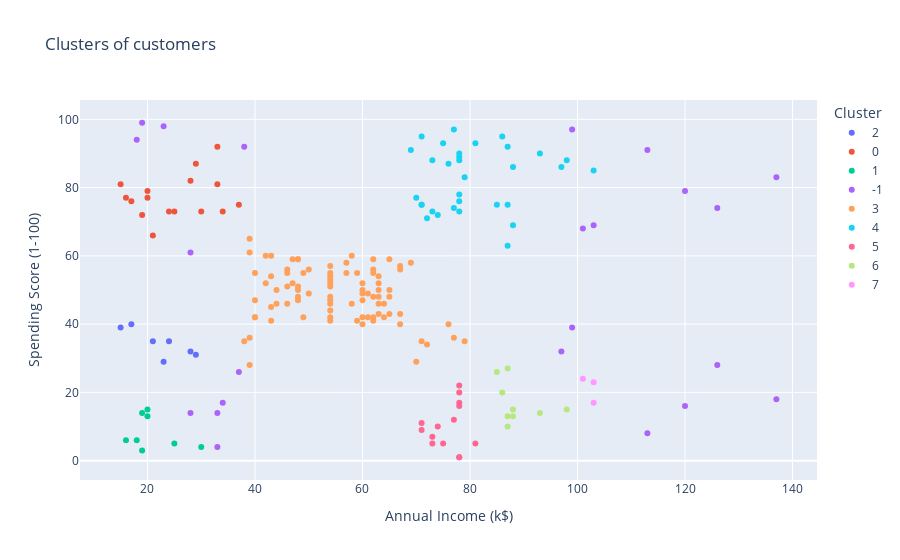

The notebook cell this image was saved under:
### Code cell
dbscan: DBSCAN = DBSCAN(eps=0.3, min_samples=4).fit(X)

df["Cluster"] = dbscan.labels_.astype(str)

fig = px.scatter(
    df, 
    x="Annual Income (k$)", 
    y="Spending Score (1-100)", 
    color="Cluster", 
    title="Clusters of customers"
)
fig.show()

### Figure 1 — Plotly figure (JSON) as saved in the notebook; plotly's stock layout.template omitted (floating-point values rounded to 4 significant figures)
{"data": [{"hovertemplate": "Cluster=2<br>Annual Income (k$)=%{x}<br>Spending Score (1-100)=%{y}<extra></extra>", "legendgroup": "2", "marker": {"color": "#636efa", "symbol": "circle"}, "mode": "markers", "name": "2", "orientation": "v", "showlegend": true, "type": "scatter", "x": [15, 17, 21, 23, 24, 28, 29], "xaxis": "x", "y": [39, 40, 35, 29, 35, 32, 31], "yaxis": "y"}, {"hovertemplate": "Cluster=0<br>Annual Income (k$)=%{x}<br>Spending Score (1-100)=%{y}<extra></extra>", "legendgroup": "0", "marker": {"color": "#EF553B", "symbol": "circle"}, "mode": "markers", "name": "0", "orientation": "v", "showlegend": true, "type": "scatter", "x": [15, 16, 17, 19, 20, 20, 21, 24, 25, 28, 29, 30, 33, 33, 34, 37], "xaxis": "x", "y": [81, 77, 76, 72, 77, 79, 66, 73, 73, 82, 87, 73, 92, 81, 73, 75], "yaxis": "y"}, {"hovertemplate": "Cluster=1<br>Annual Income (k$)=%{x}<br>Spending Score (1-100)=%{y}<extra></extra>", "legendgroup": "1", "marker": {"color": "#00cc96", "symbol": "circle"}, "mode": "markers", "name": "1", "orientation": "v", "showlegend": true, "type": "scatter", "x": [16, 18, 19, 19, 20, 20, 25, 30], "xaxis": "x", "y": [6, 6, 3, 14, 15, 13, 5, 4], "yaxis": "y"}, {"hovertemplate": "Cluster=-1<br>Annual Income (k$)=%{x}<br>Spending Score (1-100)=%{y}<extra></extra>", "legendgroup": "-1", "marker": {"color": "#ab63fa", "symbol": "circle"}, "mode": "markers", "name": "-1", "orientation": "v", "showlegend": true, "type": "scatter", "x": [18, 19, 23, 28, 28, 33, 33, 34, 37, 38, 97, 99, 99, 101, 103, 113, 113, 120, 120, 126, 126, 137, 137], "xaxis": "x", "y": [94, 99, 98, 14, 61, 4, 14, 17, 26, 92, 32, 39, 97, 68, 69, 8, 91, 16, 79, 28, 74, 18, 83], "yaxis": "y"}, {"hovertemplate": "Cluster=3<br>Annual Income (k$)=%{x}<br>Spending Score (1-100)=%{y}<extra></extra>", "legendgroup": "3", "marker": {"color": "#FFA15A", "symbol": "circle"}, "mode": "markers", "name": "3", "orientation": "v", "showlegend": true, "type": "scatter", "x": [38, 39, 39, 39, 39, 40, 40, 40, 40, 42, 42, 43, 43, 43, 43, 44, 44, 46, 46, 46, 46, 47, 47, 48, 48, 48, 48, 48, 48, 49, 49, 50, 50, 54, 54, 54, 54, 54, 54, 54, 54, 54, 54, 54, 54, 57, 57, 58, 58, 59, 59, 60, 60, 60, 60, 60, 60, 61, 61, 62, 62, 62, 62, 62, 62, 63, 63, 63, 63, 63, 63, 64, 64, 65, 65, 65, 65, 67, 67, 67, 67, 69, 70, 71, 72, 76, 77, 79], "xaxis": "x", "y": [35, 36, 61, 28, 65, 55, 47, 42, 42, 52, 60, 54, 60, 45, 41, 50, 46, 51, 46, 56, 55, 52, 59, 51, 59, 50, 48, 59, 47, 55, 42, 49, 56, 47, 54, 53, 48, 52, 42, 51, 55, 41, 44, 57, 46, 58, 55, 60, 46, 55, 41, 49, 40, 42, 52, 47, 50, 42, 49, 41, 48, 59, 55, 56, 42, 50, 46, 43, 48, 52, 54, 42, 46, 48, 50, 43, 59, 43, 57, 56, 40, 58, 29, 35, 34, 40, 36, 35], "yaxis": "y"}, {"hovertemplate": "Cluster=4<br>Annual Income (k$)=%{x}<br>Spending Score (1-100)=%{y}<extra></extra>", "legendgroup": "4", "marker": {"color": "#19d3f3", "symbol": "circle"}, "mode": "markers", "name": "4", "orientation": "v", "showlegend": true, "type": "scatter", "x": [69, 70, 71, 71, 71, 72, 73, 73, 74, 75, 76, 77, 77, 78, 78, 78, 78, 78, 78, 79, 81, 85, 86, 87, 87, 87, 88, 88, 93, 97, 98, 103], "xaxis": "x", "y": [91, 77, 95, 75, 75, 71, 88, 73, 72, 93, 87, 97, 74, 90, 88, 76, 89, 78, 73, 83, 93, 75, 95, 63, 75, 92, 86, 69, 90, 86, 88, 85], "yaxis": "y"}, {"hovertemplate": "Cluster=5<br>Annual Income (k$)=%{x}<br>Spending Score (1-100)=%{y}<extra></extra>", "legendgroup": "5", "marker": {"color": "#FF6692", "symbol": "circle"}, "mode": "markers", "name": "5", "orientation": "v", "showlegend": true, "type": "scatter", "x": [71, 71, 73, 73, 74, 75, 77, 78, 78, 78, 78, 78, 78, 81], "xaxis": "x", "y": [11, 9, 5, 7, 10, 5, 12, 22, 17, 20, 16, 1, 1, 5], "yaxis": "y"}, {"hovertemplate": "Cluster=6<br>Annual Income (k$)=%{x}<br>Spending Score (1-100)=%{y}<extra></extra>", "legendgroup": "6", "marker": {"color": "#B6E880", "symbol": "circle"}, "mode": "markers", "name": "6", "orientation": "v", "showlegend": true, "type": "scatter", "x": [85, 86, 87, 87, 87, 88, 88, 93, 98], "xaxis": "x", "y": [26, 20, 27, 13, 10, 13, 15, 14, 15], "yaxis": "y"}, {"hovertemplate": "Cluster=7<br>Annual Income (k$)=%{x}<br>Spending Score (1-100)=%{y}<extra></extra>", "legendgroup": "7", "marker": {"color": "#FF97FF", "symbol": "circle"}, "mode": "markers", "name": "7", "orientation": "v", "showlegend": true, "type": "scatter", "x": [101, 103, 103], "xaxis": "x", "y": [24, 17, 23], "yaxis": "y"}], "layout": {"legend": {"title": {"text": "Cluster"}, "tracegroupgap": 0}, "title": {"text": "Clusters of customers"}, "xaxis": {"anchor": "y", "domain": [0, 1], "title": {"text": "Annual Income (k$)"}}, "yaxis": {"anchor": "x", "domain": [0, 1], "title": {"text": "Spending Score (1-100)"}}}}
